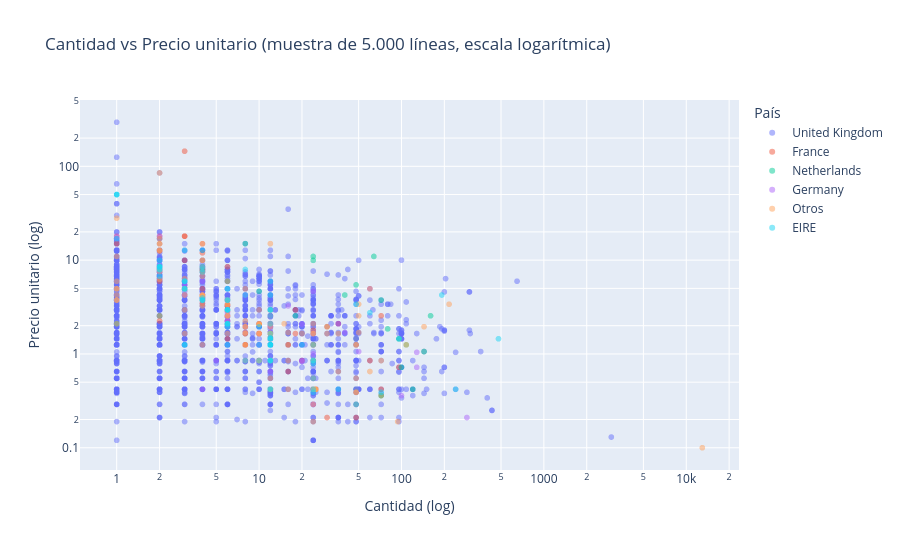

Write notebook code for a chart like this one.
### Markdown cell above
Aquí empieza el ejercicio 3 con el gráfico de barras interactivo. Primero se construye una tabla resumen por país con agg: la suma de ventas, el número de facturas distintas y el número de clientes distintos, y a partir de ellas se calcula el ticket promedio por factura. Luego se toman los 10 países con más ventas y se grafican con px.bar en horizontal, coloreando las barras según el total. Lo importante es hover_data, que hace que al pasar el mouse sobre cada barra aparezcan las facturas, los clientes y el ticket promedio, información que en un gráfico estático no cabría. Con labels se ponen los nombres de los ejes en español y con categoryorder se ordenan las barras de mayor a menor. Además, al ser Plotly, se puede hacer zoom, ocultar elementos o hacer doble clic para restaurar la vista. Debajo del gráfico se deja la tabla resumen con los mismos datos para poder consultarlos sin interactuar.

### Code cell
# Ejercicio 3 - Dispersión interactiva (muestra)
muestra = df.sample(5000, random_state=42).copy()
top5 = df['Country'].value_counts().head(5).index
muestra['Grupo_pais'] = np.where(muestra['Country'].isin(top5), muestra['Country'], 'Otros')

fig_disp = px.scatter(muestra, x='Quantity', y='Price', color='Grupo_pais',
                      log_x=True, log_y=True, opacity=0.5,
                      hover_data=['Description', 'Country', 'Total', 'InvoiceDate'],
                      title='Cantidad vs Precio unitario (muestra de 5.000 líneas, escala logarítmica)',
                      labels={'Quantity': 'Cantidad (log)', 'Price': 'Precio unitario (log)',
                              'Grupo_pais': 'País'})
fig_disp.update_layout(height=550)
fig_disp.show()

print('Correlación de Spearman en la muestra:', round(muestra[['Quantity', 'Price']].corr(method='spearman').iloc[0, 1], 2))

### Figure 1 — Plotly figure (JSON) as saved in the notebook; plotly's stock layout.template omitted (floating-point values rounded to 4 significant figures; data arrays with more than 128 entries replaced by an {"elided": "..."} marker saying what was removed)
{"data": [{"customdata": {"elided": "4496x4 mixed values"}, "hovertemplate": "País=United Kingdom<br>Cantidad (log)=%{x}<br>Precio unitario (log)=%{y}<br>Description=%{customdata[0]}<br>Country=%{customdata[1]}<br>Total=%{customdata[2]}<br>InvoiceDate=%{customdata[3]}<extra></extra>", "legendgroup": "United Kingdom", "marker": {"color": "#636efa", "opacity": 0.5, "symbol": "circle"}, "mode": "markers", "name": "United Kingdom", "showlegend": true, "type": "scattergl", "x": {"elided": "4496 int values"}, "xaxis": "x", "y": {"elided": "4496 float values"}, "yaxis": "y"}, {"customdata": {"elided": "83x4 mixed values"}, "hovertemplate": "País=France<br>Cantidad (log)=%{x}<br>Precio unitario (log)=%{y}<br>Description=%{customdata[0]}<br>Country=%{customdata[1]}<br>Total=%{customdata[2]}<br>InvoiceDate=%{customdata[3]}<extra></extra>", "legendgroup": "France", "marker": {"color": "#EF553B", "opacity": 0.5, "symbol": "circle"}, "mode": "markers", "name": "France", "showlegend": true, "type": "scattergl", "x": [4, 12, 4, 10, 10, 4, 3, 2, 48, 10, 36, 10, 4, 12, 72, 8, 3, 6, 12, 12, 12, 12, 10, 12, 12, 4, 24, 3, 12, 30, 6, 12, 24, 1, 12, 6, 10, 4, 6, 12, 12, 18, 12, 4, 24, 12, 2, 2, 16, 24, 60, 12, 2, 12, 16, 3, 12, 24, 3, 3, 4, 12, 12, 12, 18, 10, 8, 2, 20, 6, 4, 6, 12, 72, 6, 8, 1, 6, 10, 12, 96, 24, 6], "xaxis": "x", "y": [7.95, 1.65, 7.95, 1.65, 1.65, 3.75, 145.0, 18.0, 0.21, 1.65, 2.1, 1.65, 11.95, 2.55, 0.42, 1.25, 18.0, 3.25, 2.1, 1.65, 1.65, 1.25, 1.65, 1.25, 2.55, 3.75, 0.85, 9.95, 0.42, 0.21, 3.35, 1.45, 1.25, 15.0, 0.85, 2.1, 2.08, 4.95, 2.55, 2.1, 1.65, 1.65, 1.25, 3.75, 0.55, 0.85, 12.5, 5.95, 0.65, 1.25, 0.85, 0.85, 7.95, 1.25, 1.25, 18.0, 1.25, 1.79, 5.95, 4.95, 7.65, 0.85, 1.65, 2.55, 2.95, 1.65, 1.25, 2.25, 0.85, 2.95, 3.45, 8.5, 1.65, 2.55, 1.45, 1.65, 18.0, 2.25, 2.08, 1.65, 0.72, 0.85, 2.95], "yaxis": "y"}, {"customdata": [["PACK OF 6 HANDBAG GIFT BOXES", "Netherlands", 5.1, "2010-06-18T11:21:00"], ["BUNDLE OF 3 ALPHABET EXERCISE BOOKS", "Netherlands", 69.6, "2011-08-11T16:12:00"], ["FOLKART ZINC HEART CHRISTMAS DEC", "Netherlands", 20.4, "2011-02-01T13:45:00"], ["RED SPOTTY CHARLOTTE BAG", "Netherlands", 72, "2010-03-12T10:41:00"], ["SET OF 3 NOTEBOOKS IN PARCEL", "Netherlands", 139.2, "2011-11-10T10:32:00"], ["MAGNETS PACK OF 4 VINTAGE COLLAGE", "Netherlands", 135, "2010-03-26T13:46:00"], ["MAGIC DRAWING SLATE DOLLY GIRL ", "Netherlands", 20.16, "2010-04-20T09:40:00"], ["TEA TIME PARTY BUNTING", "Netherlands", 46.5, "2010-01-26T10:25:00"], ["PICNIC BOXES SET OF 3 RETROSPOT ", "Netherlands", 170, "2010-09-15T12:16:00"], ["TABLECLOTH RED APPLES DESIGN ", "Netherlands", 17, "2010-11-22T12:36:00"], ["PACK OF 72 RETROSPOT CAKE CASES", "Netherlands", 50.4, "2011-11-02T14:09:00"], ["BOTTLE BAG RETROSPOT ", "Netherlands", 2.1, "2010-02-26T12:08:00"], ["RING OF ROSES BIRTHDAY CARD", "Netherlands", 25.92, "2010-10-01T14:38:00"], ["BLUE 3 PIECE POLKADOT CUTLERY SET", "Netherlands", 270, "2011-05-12T10:15:00"], ["RED HEART SHAPE LOVE BUCKET ", "Netherlands", 17.7, "2010-04-30T10:44:00"], ["BASKET OF TOADSTOOLS", "Netherlands", 15, "2011-08-09T13:50:00"], ["POSTAGE", "Netherlands", 120, "2011-10-06T09:10:00"], ["BUNDLE OF 3 ALPHABET EXERCISE BOOKS", "Netherlands", 139.2, "2011-12-07T15:16:00"], ["PLASTERS IN TIN SPACEBOY", "Netherlands", 139.2, "2010-05-06T15:17:00"], ["SPACEBOY BIRTHDAY CARD", "Netherlands", 25.92, "2011-08-26T14:17:00"], ["IVORY HANGING DECORATION  BIRD", "Netherlands", 10.2, "2011-02-01T13:45:00"], ["FELTCRAFT 6 FLOWER FRIENDS", "Netherlands", 148, "2010-11-29T13:21:00"], ["BIRDS MOBILE VINTAGE DESIGN", "Netherlands", 261.6, "2010-02-24T13:16:00"], ["GINGERBREAD MAN COOKIE CUTTER", "Netherlands", 152.6, "2011-02-21T10:32:00"], ["PACK OF 6 HANDBAG GIFT BOXES", "Netherlands", 45.9, "2010-08-17T08:56:00"], ["RETRO SPOT CAKE STAND", "Netherlands", 238.8, "2010-03-11T14:33:00"], ["DELUXE SEWING KIT ", "Netherlands", 35.7, "2011-01-21T11:18:00"], ["REGENCY CAKESTAND 3 TIER", "Netherlands", 700.8, "2010-08-10T16:10:00"], ["CAKE STAND 3 TIER MAGIC GARDEN", "Netherlands", 262.8, "2011-08-26T14:17:00"], ["WHITE HANGING HEART T-LIGHT HOLDER", "Netherlands", 408, "2011-11-23T10:58:00"]], "hovertemplate": "País=Netherlands<br>Cantidad (log)=%{x}<br>Precio unitario (log)=%{y}<br>Description=%{customdata[0]}<br>Country=%{customdata[1]}<br>Total=%{customdata[2]}<br>InvoiceDate=%{customdata[3]}<extra></extra>", "legendgroup": "Netherlands", "marker": {"color": "#00cc96", "opacity": 0.5, "symbol": "circle"}, "mode": "markers", "name": "Netherlands", "showlegend": true, "type": "scattergl", "x": [2, 48, 24, 100, 96, 108, 48, 10, 40, 2, 120, 1, 72, 72, 6, 12, 8, 96, 96, 72, 12, 80, 48, 144, 18, 24, 6, 64, 24, 160], "xaxis": "x", "y": [2.55, 1.45, 0.85, 0.72, 1.45, 1.25, 0.42, 4.65, 4.25, 8.5, 0.42, 2.1, 0.36, 3.75, 2.95, 1.25, 15.0, 1.45, 1.45, 0.36, 0.85, 1.85, 5.45, 1.06, 2.55, 9.95, 5.95, 10.95, 10.95, 2.55], "yaxis": "y"}, {"customdata": {"elided": "109x4 mixed values"}, "hovertemplate": "País=Germany<br>Cantidad (log)=%{x}<br>Precio unitario (log)=%{y}<br>Description=%{customdata[0]}<br>Country=%{customdata[1]}<br>Total=%{customdata[2]}<br>InvoiceDate=%{customdata[3]}<extra></extra>", "legendgroup": "Germany", "marker": {"color": "#ab63fa", "opacity": 0.5, "symbol": "circle"}, "mode": "markers", "name": "Germany", "showlegend": true, "type": "scattergl", "x": [12, 25, 6, 12, 24, 10, 6, 24, 12, 12, 6, 2, 12, 12, 24, 8, 2, 8, 48, 12, 6, 4, 6, 12, 128, 3, 6, 24, 1, 12, 12, 128, 12, 6, 48, 5, 20, 10, 24, 12, 20, 12, 4, 12, 6, 4, 12, 12, 60, 12, 4, 4, 6, 12, 24, 6, 12, 12, 6, 12, 2, 50, 20, 12, 12, 3, 6, 6, 3, 8, 10, 12, 6, 100, 6, 12, 12, 12, 3, 12, 8, 12, 16, 288, 24, 25, 12, 12, 8, 24, 10, 1, 6, 4, 4, 12, 6, 6, 12, 10, 40, 6, 4, 12, 36, 10, 12, 24, 12], "xaxis": "x", "y": [1.65, 0.42, 2.55, 0.85, 1.65, 0.85, 2.95, 4.65, 1.69, 1.25, 2.25, 8.25, 1.25, 1.65, 0.29, 0.85, 7.65, 0.85, 1.45, 1.45, 3.75, 4.25, 4.95, 1.25, 0.72, 5.45, 2.75, 0.29, 18.0, 0.65, 1.65, 1.04, 2.1, 2.25, 0.42, 0.85, 2.08, 1.65, 0.42, 1.65, 0.85, 2.55, 4.25, 1.25, 2.95, 0.42, 1.65, 1.95, 4.95, 1.65, 3.75, 4.15, 2.95, 0.85, 0.85, 2.95, 2.1, 1.65, 4.95, 1.65, 18.0, 1.06, 0.83, 2.55, 2.95, 5.95, 2.1, 4.95, 4.25, 1.69, 1.65, 1.45, 2.55, 0.36, 2.89, 2.1, 1.25, 1.45, 4.95, 1.45, 4.25, 1.25, 3.25, 0.21, 1.0, 0.42, 1.25, 2.95, 1.95, 0.55, 1.65, 16.95, 2.1, 5.95, 4.15, 1.45, 2.95, 2.95, 1.45, 1.25, 1.69, 2.1, 14.95, 1.45, 2.1, 0.85, 1.25, 0.42, 1.95], "yaxis": "y"}, {"customdata": {"elided": "184x4 mixed values"}, "hovertemplate": "País=Otros<br>Cantidad (log)=%{x}<br>Precio unitario (log)=%{y}<br>Description=%{customdata[0]}<br>Country=%{customdata[1]}<br>Total=%{customdata[2]}<br>InvoiceDate=%{customdata[3]}<extra></extra>", "legendgroup": "Otros", "marker": {"color": "#FFA15A", "opacity": 0.5, "symbol": "circle"}, "mode": "markers", "name": "Otros", "showlegend": true, "type": "scattergl", "x": {"elided": "184 int values"}, "xaxis": "x", "y": {"elided": "184 float values"}, "yaxis": "y"}, {"customdata": {"elided": "98x4 mixed values"}, "hovertemplate": "País=EIRE<br>Cantidad (log)=%{x}<br>Precio unitario (log)=%{y}<br>Description=%{customdata[0]}<br>Country=%{customdata[1]}<br>Total=%{customdata[2]}<br>InvoiceDate=%{customdata[3]}<extra></extra>", "legendgroup": "EIRE", "marker": {"color": "#19d3f3", "opacity": 0.5, "symbol": "circle"}, "mode": "markers", "name": "EIRE", "showlegend": true, "type": "scattergl", "x": [24, 24, 480, 2, 1, 12, 12, 3, 4, 12, 4, 12, 192, 2, 3, 4, 10, 4, 6, 12, 24, 48, 24, 12, 12, 2, 24, 3, 240, 6, 10, 6, 2, 4, 12, 2, 36, 8, 2, 96, 10, 6, 4, 3, 12, 3, 12, 12, 2, 6, 12, 6, 6, 48, 8, 12, 12, 3, 6, 12, 6, 4, 3, 1, 4, 12, 3, 8, 24, 144, 6, 6, 12, 12, 72, 12, 1, 12, 6, 1, 20, 6, 12, 12, 6, 12, 3, 12, 12, 12, 60, 12, 12, 24, 2, 6, 96, 12], "xaxis": "x", "y": [0.85, 0.79, 1.45, 6.75, 50.0, 2.95, 0.85, 5.95, 8.5, 2.1, 7.49, 0.85, 4.25, 7.95, 4.95, 3.75, 0.85, 7.95, 2.1, 2.95, 0.85, 3.39, 1.25, 1.49, 1.25, 8.5, 0.42, 4.95, 0.42, 2.95, 1.95, 1.25, 8.5, 3.75, 1.25, 8.5, 0.42, 4.25, 7.9, 1.45, 1.25, 3.75, 12.75, 12.75, 0.42, 1.25, 2.55, 1.45, 9.95, 4.95, 0.85, 2.95, 2.1, 0.29, 0.85, 0.42, 1.25, 5.95, 2.1, 4.25, 2.1, 3.95, 1.25, 50.0, 3.75, 1.25, 4.95, 7.95, 0.55, 1.06, 2.95, 2.95, 0.85, 5.95, 0.39, 1.65, 50.0, 1.25, 3.75, 16.95, 1.25, 1.95, 1.25, 1.45, 4.95, 1.25, 5.95, 1.25, 1.25, 1.45, 2.75, 2.95, 1.25, 0.39, 8.5, 2.95, 1.45, 1.25], "yaxis": "y"}], "layout": {"height": 550, "legend": {"title": {"text": "País"}, "tracegroupgap": 0}, "title": {"text": "Cantidad vs Precio unitario (muestra de 5.000 líneas, escala logarítmica)"}, "xaxis": {"anchor": "y", "domain": [0, 1], "title": {"text": "Cantidad (log)"}, "type": "log"}, "yaxis": {"anchor": "x", "domain": [0, 1], "title": {"text": "Precio unitario (log)"}, "type": "log"}}}
